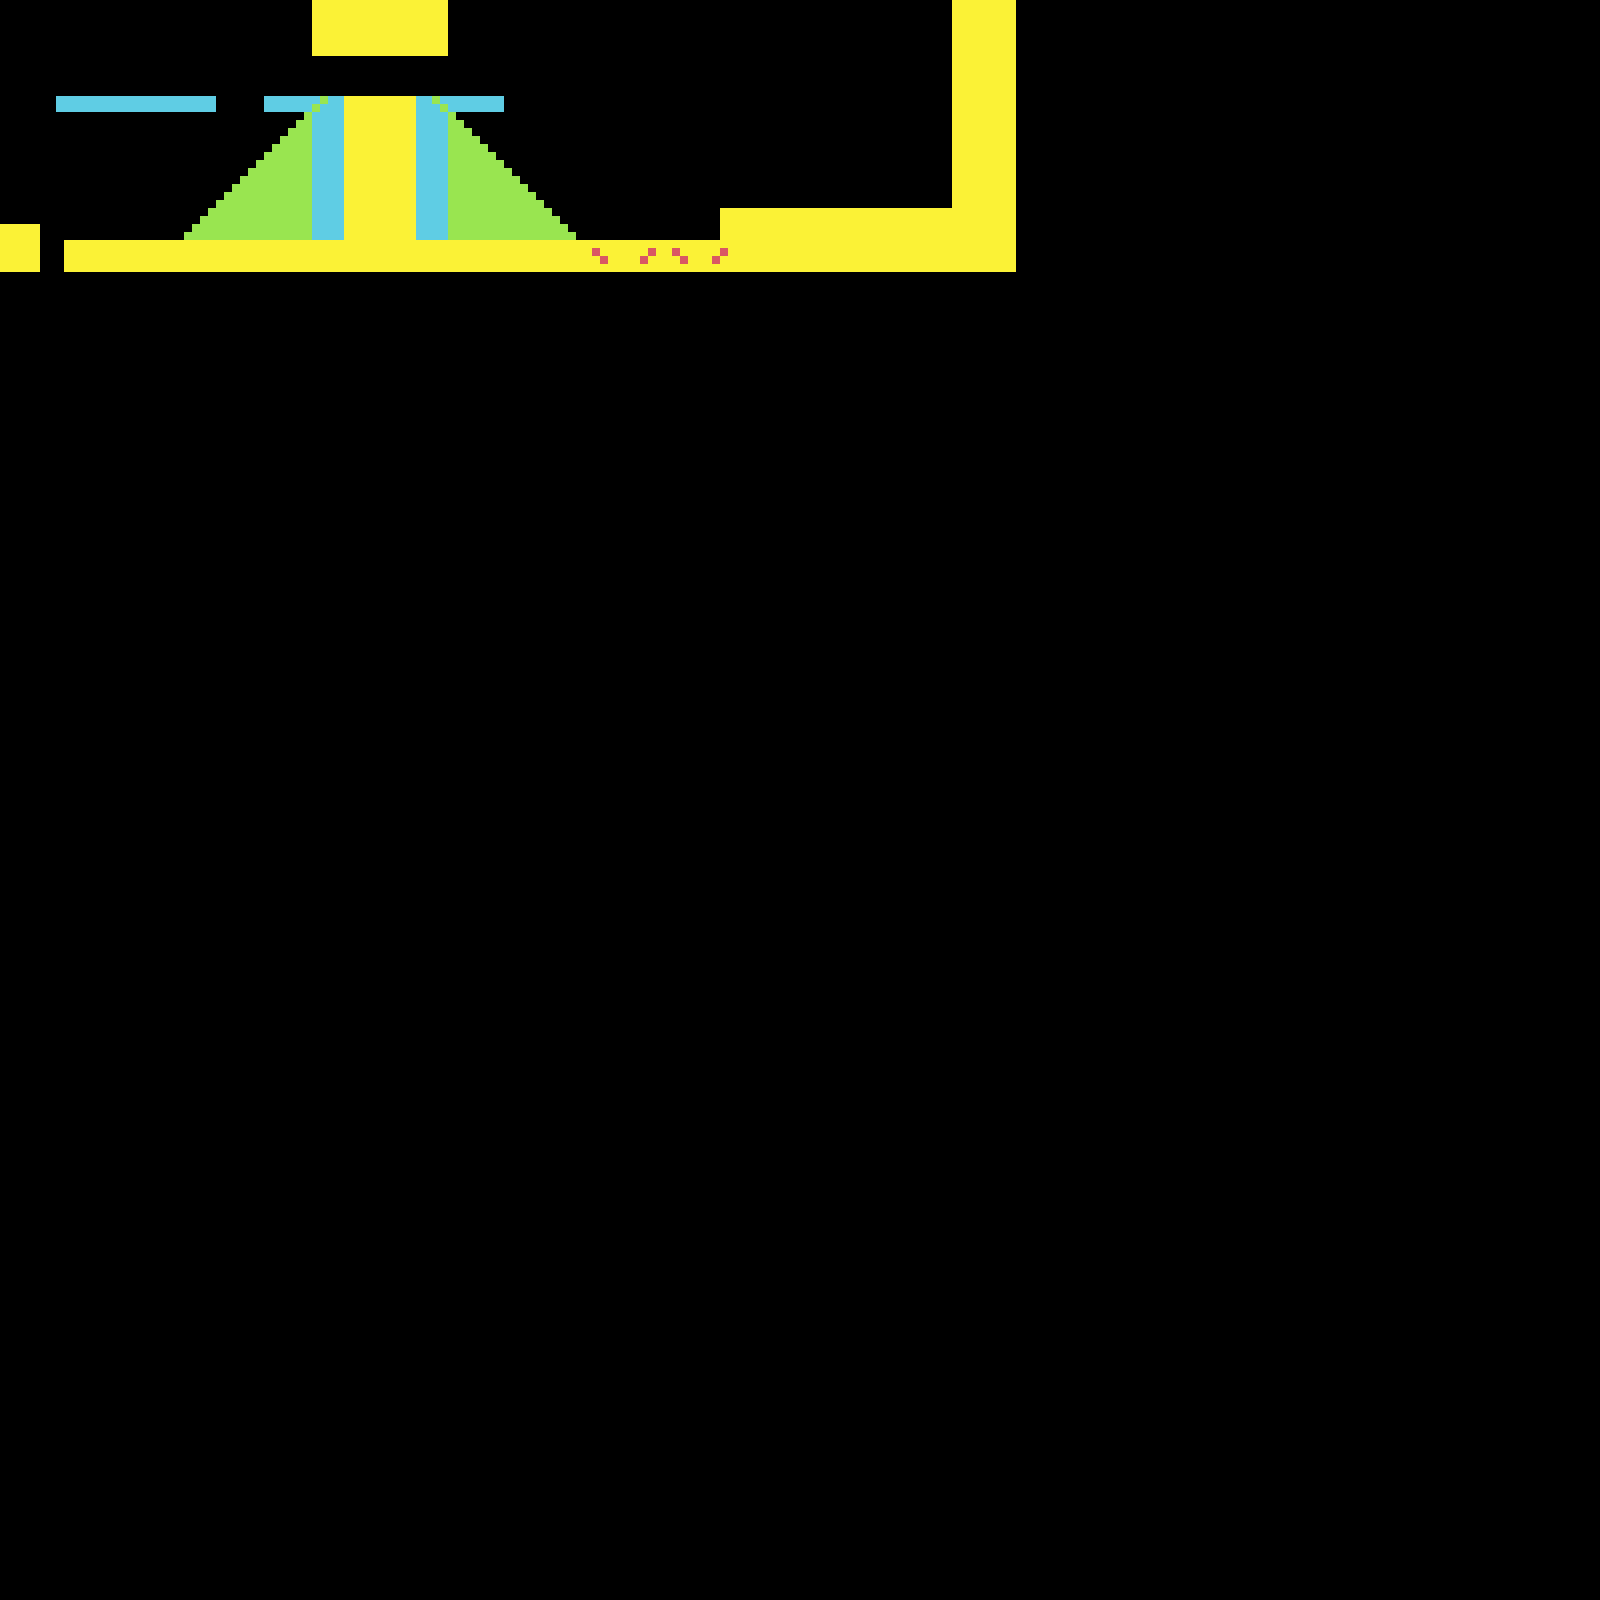

Rendered tile map (Tiled .tmx) drawn with the repository's tilesets; below, a short description and the map source with its tile grids summarised:
An orthogonal 200x200 tile map with 8x8 px tiles, 1 tile layer (Tile Layer 1) and 1 object (player).

<map version="1.2" tiledversion="1.3.1" orientation="orthogonal" renderorder="right-down" compressionlevel="0" width="200" height="200" tilewidth="8" tileheight="8" infinite="0" nextlayerid="8" nextobjectid="16">
 <tileset firstgid="1" source="Tileset/Tilemap.tsx" />
 <group id="2" name="middleground">
  <layer id="1" name="Tile Layer 1" width="200" height="200">
   <data>[40000 cells, 1625 non-empty, 4 distinct tile ids]</data>
  </layer>
  <objectgroup id="7" name="stairs" />
 </group>
 <group id="3" name="player">
  <objectgroup id="4" name="player">
   <object id="1" name="player" type="player" x="15" y="200" width="10" height="24" />
  </objectgroup>
 </group>
</map>
